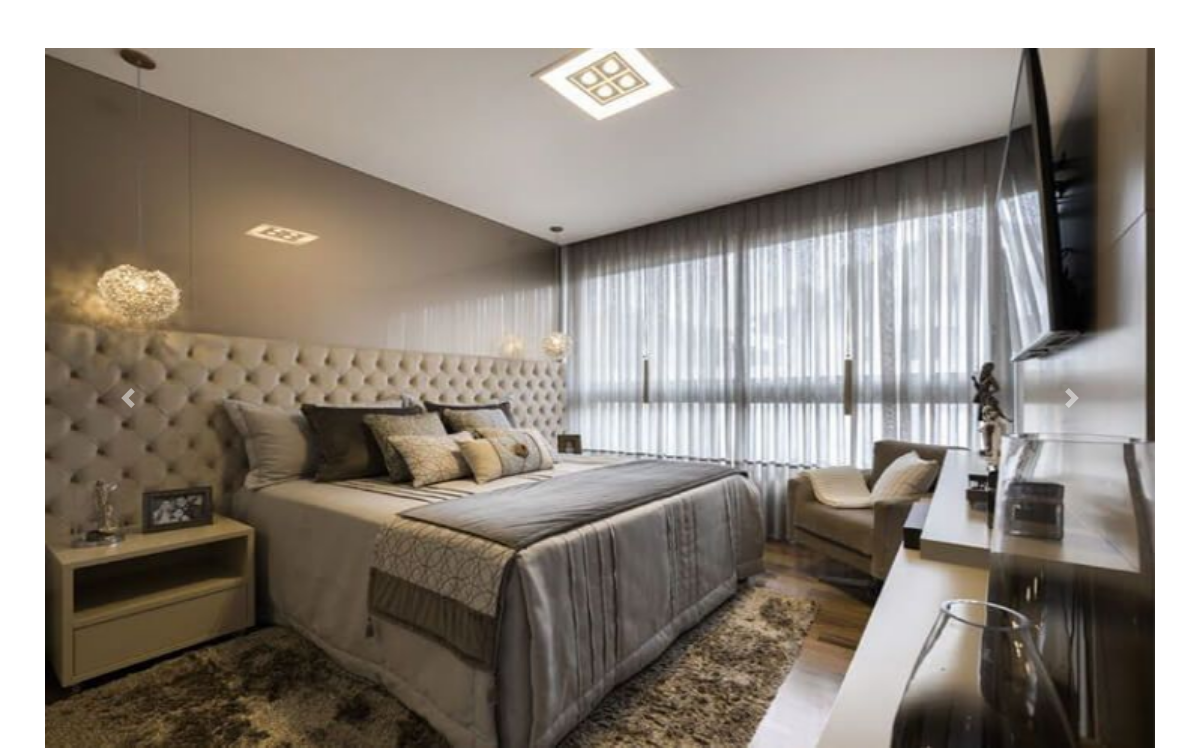
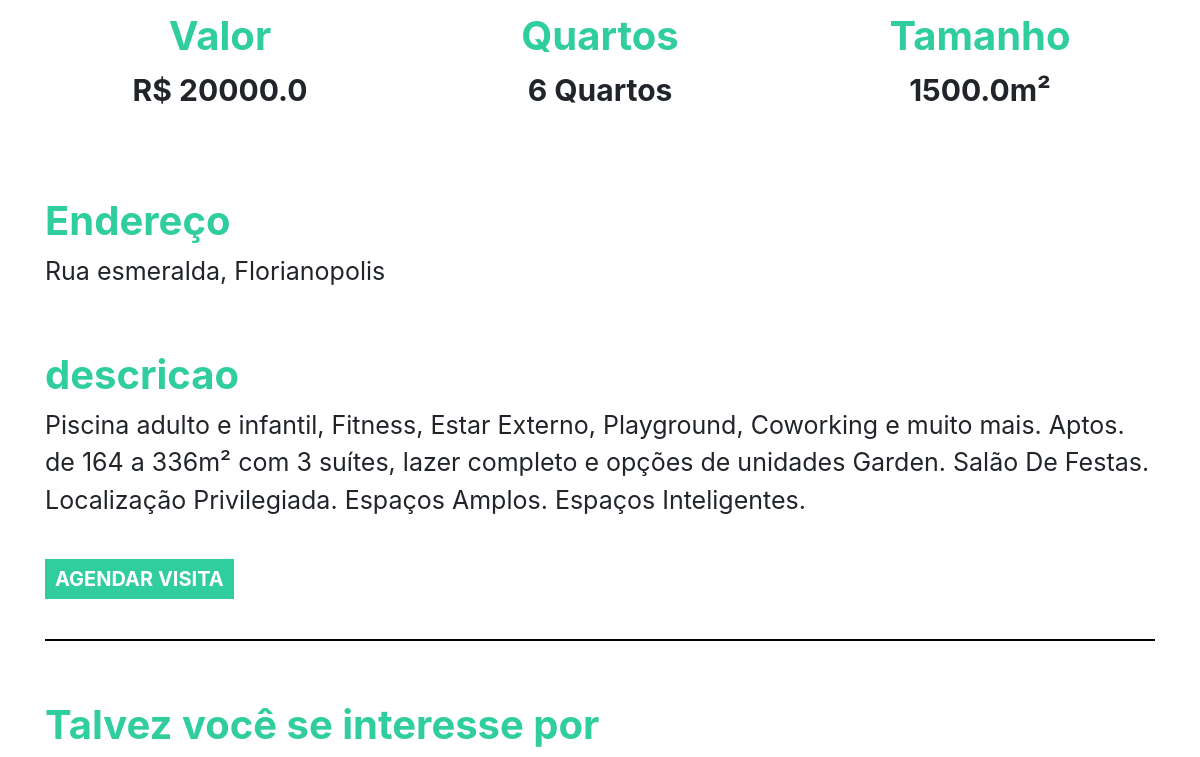
The page /imovel/2 on the database as committed earlier (2 pictures, top to bottom).
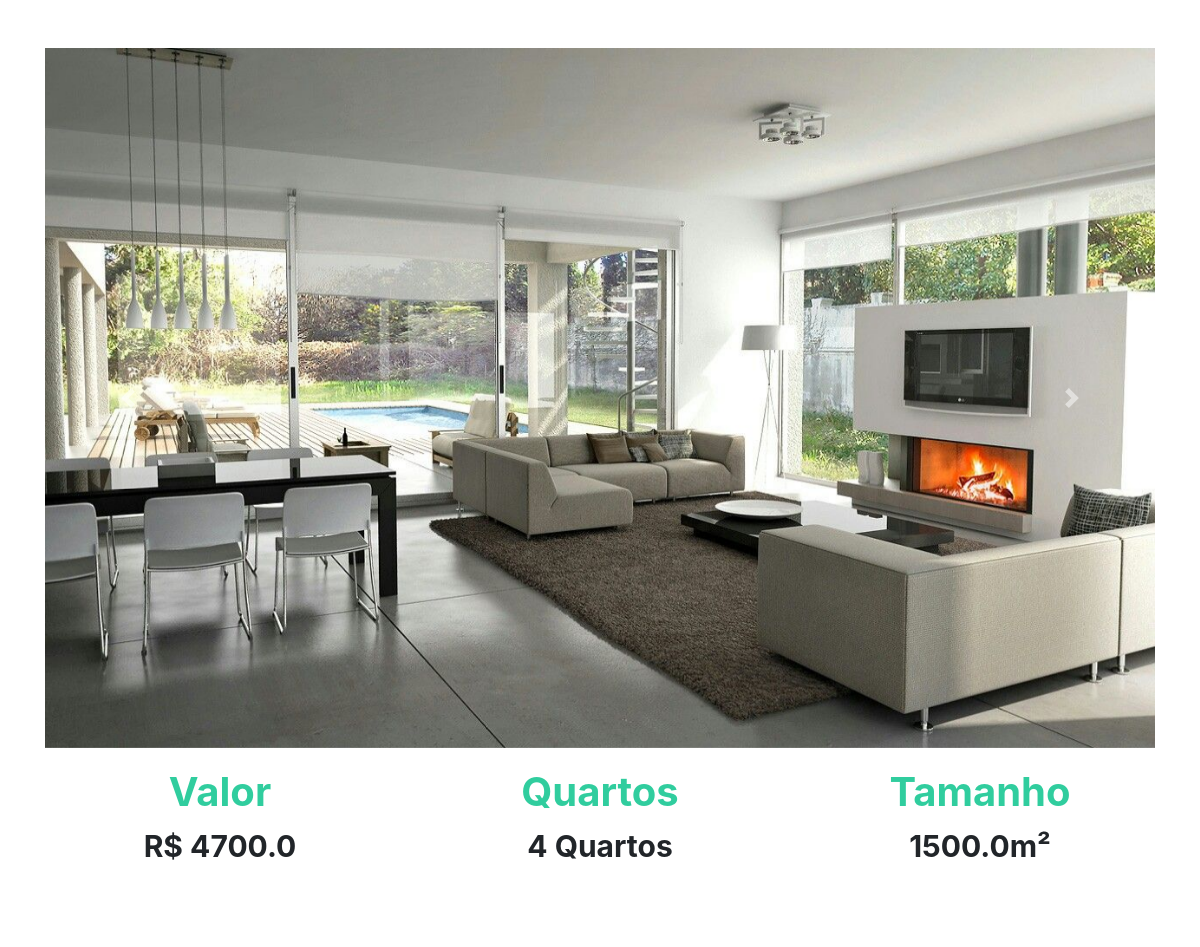
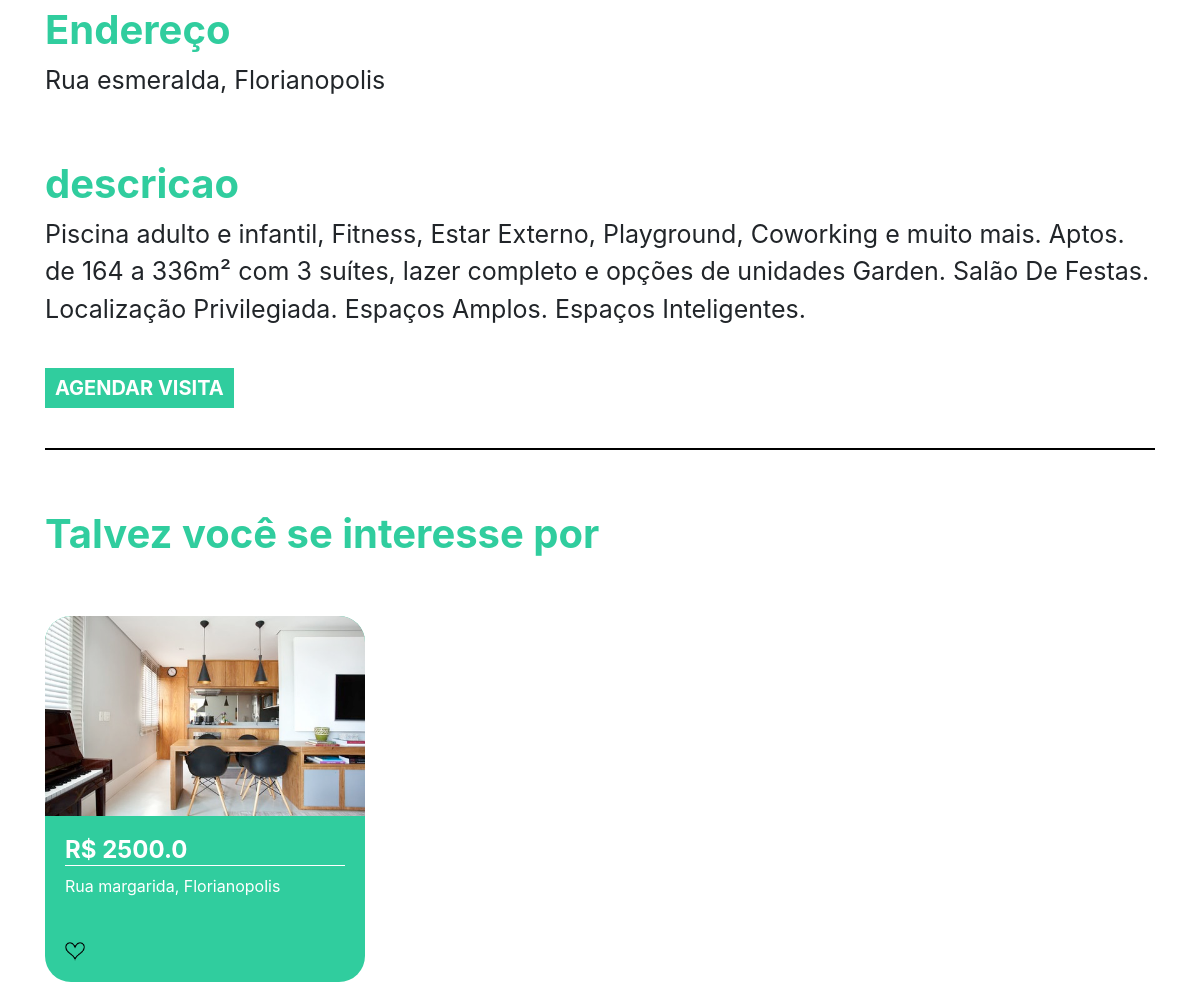
The same page on the database as committed later (2 pictures, top to bottom).
### plataforma/models.py (models this page shows, shortened)
class Imagem(models.Model):
    img = models.ImageField(upload_to='img')
    def __str__(self) -> str:
        return self.img.url

class Imovei(models.Model):
    choices = (('V', 'Venda'),
               ('A', 'Aluguel'))
    choices_imovel = (('A', 'Apartamento'),
                      ('C', 'Casa'))
    imagens = models.ManyToManyField(Imagem)
    valor = models.FloatField()
    quartos = models.IntegerField()
    tamanho = models.FloatField()
    cidade = models.ForeignKey(Cidade, on_delete=models.DO_NOTHING)
    rua = models.CharField(max_length=50)
    tipo = models.CharField(max_length=1, choices=choices)
    tipo_imovel = models.CharField(max_length=1, choices=choices_imovel)
    numero = models.IntegerField()
    descricao = models.TextField()
    dias_visita = models.ManyToManyField(DiasVisita)
    horarios = models.ManyToManyField(Horario)

class Cidade(models.Model):
    nome = models.CharField(max_length=30)
    def __str__(self) -> str:
        return self.nome

### plataforma/views.py (the view)
# urls.py: path("imovel/<str:id>", views.imovel, name="imovel"),
def imovel(request, id):
    imovel = get_object_or_404(Imovei, id=id)
    sugestoes = Imovei.objects.filter(cidade=imovel.cidade).exclude(id=id)[:2]
    return render(request, "imovel.html", {'imovel': imovel, 'sugestoes': sugestoes})

### plataforma/models.py (called while the page is built)
    def __str__(self) -> str:
        return self.dia

    def __str__(self) -> str:
        return str(self.horario)

### plataforma/templates/imovel.html (shortened to what this page needs)
{% extends 'base.html' %}
{% load static %}
{% block 'head' %}
<link rel="stylesheet" href="{% static 'plataforma/css/home.css' %}">
{% endblock  %}
{% block 'body' %}
    <div style="text-align: center" class="container">
        <br>
        <br>
        <div id="carouselExampleControls" class="carousel slide" data-ride="carousel">
            <div class="carousel-inner">
                {% for img in imovel.imagens.all  %}
                    <div class="carousel-item {% if forloop.first %} active {% endif %}" >
                        <img class="d-block w-100" src="{{img}}" alt="First slide" height="700">
                    </div>
                {% endfor %}
            </div>
        <a class="carousel-control-prev" href="#carouselExampleControls" role="button" data-slide="prev">
            <span class="carousel-control-prev-icon" aria-hidden="true"></span>
        </a>
        <a class="carousel-control-next" href="#carouselExampleControls" role="button" data-slide="next">
            <span class="carousel-control-next-icon" aria-hidden="true"></span>
        </a>
    </div>
        <div class="row">
            <div class="col-md">
                <h3 class="titulo_especificacao">Valor</h3>
                <p class="especificacao">R$ {{imovel.valor}}</p>
            </div>
            <div class="col-md">
                <h3 class="titulo_especificacao">Quartos</h3>
                <p class="especificacao">{{imovel.quartos}} Quartos</p>
            </div>
            <div class="col-md">
                <h3 class="titulo_especificacao">Tamanho</h3>
                <p class="especificacao">{{imovel.tamanho}}m²</p>
            </div>
        </div>
        <br>
        <br>
        <div style="text-align: left">
            <h3 class="titulo_especificacao">Endereço</h3>
            <p class="especificacao_endereco">{{imovel.rua}}, {{imovel.cidade }}</p>
        </div>
        <br>
        <div style="text-align: left">
            <h3 class="titulo_especificacao">descricao</h3>
            <p class="especificacao_endereco">{{imovel.descricao}}</p>
            <br>
            <button class="btn_agendar_visita" data-toggle="modal" data-target="#exampleModal">AGENDAR VISITA</button>
            <br>
            <br>
        </div>
        <hr style="border: 1px solid black">
        <br>
        <div class="div_possivel_interesse">
            <h3 class="titulo_especificacao">Talvez você se interesse por</h3>
            <div class="row">
                {% for sugestao in sugestoes %}
                    <div class="col-md cont">
                        <div class="card_imovel">
                            <img class="img_capa_imovel" src="{{sugestao.imagens.all.0.img.url}}">
                            <div class="informacoes_imoveis">
                            <a class="a_none" href="{% url 'imovel' sugestao.id %}"><h4 class="valor">R$ {{sugestao.valor}}</h4></a>
                            <p>{{sugestao.rua}}, {{sugestao.cidade}}</p>
                            <br>
                            <img width="7%" src="{% static 'plataforma/img/heart.png' %}">
                            </div>
                        </div>
                    </div>
                {% endfor %}
            </div>
        </div>
    </div>
{% endblock  %}

Rows that differ between the two databases and show on the page:
no longer on this page (row unchanged): Imagem: img (picture)
added Imagem: img (picture)
changed Imovei "Rua esmeralda": valor "20000.0" → "4700.0"; quartos "6" → "4"
added Imovei: imagens.all.0.img (picture), valor "2500.0", rua "Rua margarida", cidade "Florianopolis"
